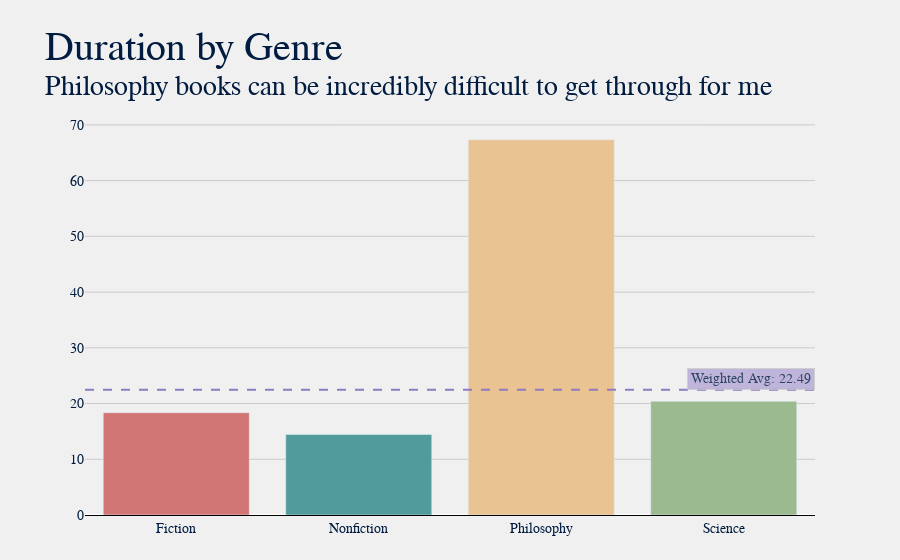

The notebook cell this image was saved under:
### Markdown cell above
### How long does it take me to read?

This is an interesting one because a lot of factors go into it, which I can't quite capture in my spreadsheet. For example, philosophy books tend to take me very long to read because they can be rather dense and difficult to comprehend. Additionally, there were several instances where I needed to take a break, thus increasing the overall duration. That aside, I tend to get through books in about 2-3 weeks, depending on the genre.

### Code cell
dft = df.groupby('Genre')['Duration'].mean().reset_index()
dft = dft[dft['Duration'].notnull()].round(2)
dft['Total'] = df.groupby('Genre')['Title'].count().reset_index(drop=True)
# dft.loc[len(dft.index)] = ['Overall', dft['Duration'].mean()]
title = "Duration by Genre"
sub = f"Philosophy books can be incredibly difficult to get through for me"
plot.gen_bar_graph(dft, 'Genre', title, sub, avg=True, w_avg='Duration')

### Figure 1 — Plotly figure (JSON) as saved in the notebook; plotly's stock layout.template omitted (floating-point values rounded to 4 significant figures)
{"data": [{"customdata": [["41", "Duration"], ["11", "Duration"], ["6", "Duration"], ["5", "Duration"]], "hovertemplate": "<b>%{x} Books</b>: %{customdata[0]}<br><b>Avg. %{customdata[1]}</b>: %{y}", "marker": {"color": ["#d27575", "#529b9c", "#eac392", "#9cba8f", "#675a55", "#d27575", "#529b9c", "#eac392", "#9cba8f", "#675a55", "#d27575", "#529b9c", "#eac392", "#9cba8f", "#675a55", "#d27575", "#529b9c", "#eac392", "#9cba8f", "#675a55"]}, "name": "", "type": "bar", "x": ["Fiction", "Nonfiction", "Philosophy", "Science"], "y": [18.35, 14.44, 67.33, 20.4]}], "layout": {"annotations": [{"bgcolor": "#b4a7d6", "bordercolor": "#c7c7c7", "borderpad": 3, "borderwidth": 1, "opacity": 0.8, "showarrow": false, "text": "Weighted Avg: 22.49", "x": 1, "xanchor": "right", "xref": "x domain", "y": 22.49, "yanchor": "bottom", "yref": "y"}], "autosize": true, "barmode": "group", "font": {"color": "#001c40", "family": "Baskerville", "size": 14}, "margin": {"b": 45, "l": 85, "r": 85, "t": 120}, "paper_bgcolor": "#f0f0f0", "plot_bgcolor": "#f0f0f0", "shapes": [{"line": {"color": "#8e7cc3", "dash": "dash", "width": 2}, "type": "line", "x0": 0, "x1": 1, "xref": "x domain", "y0": 22.49, "y1": 22.49, "yref": "y"}], "showlegend": false, "title": {"font": {"color": "#001c40", "family": "Baskerville, Bold", "size": 40}, "text": "Duration by Genre<br><sup>Philosophy books can be incredibly difficult to get through for me"}, "xaxis": {"autorange": true, "gridcolor": "#cbcbcb", "linecolor": "black", "range": [-0.5, 3.5], "showgrid": false, "showline": true, "title": {}, "type": "category"}, "yaxis": {"autorange": true, "gridcolor": "#cbcbcb", "linecolor": "black", "range": [0, 70.87], "showgrid": true, "showline": false, "showticklabels": true, "title": {}, "type": "linear"}}}
